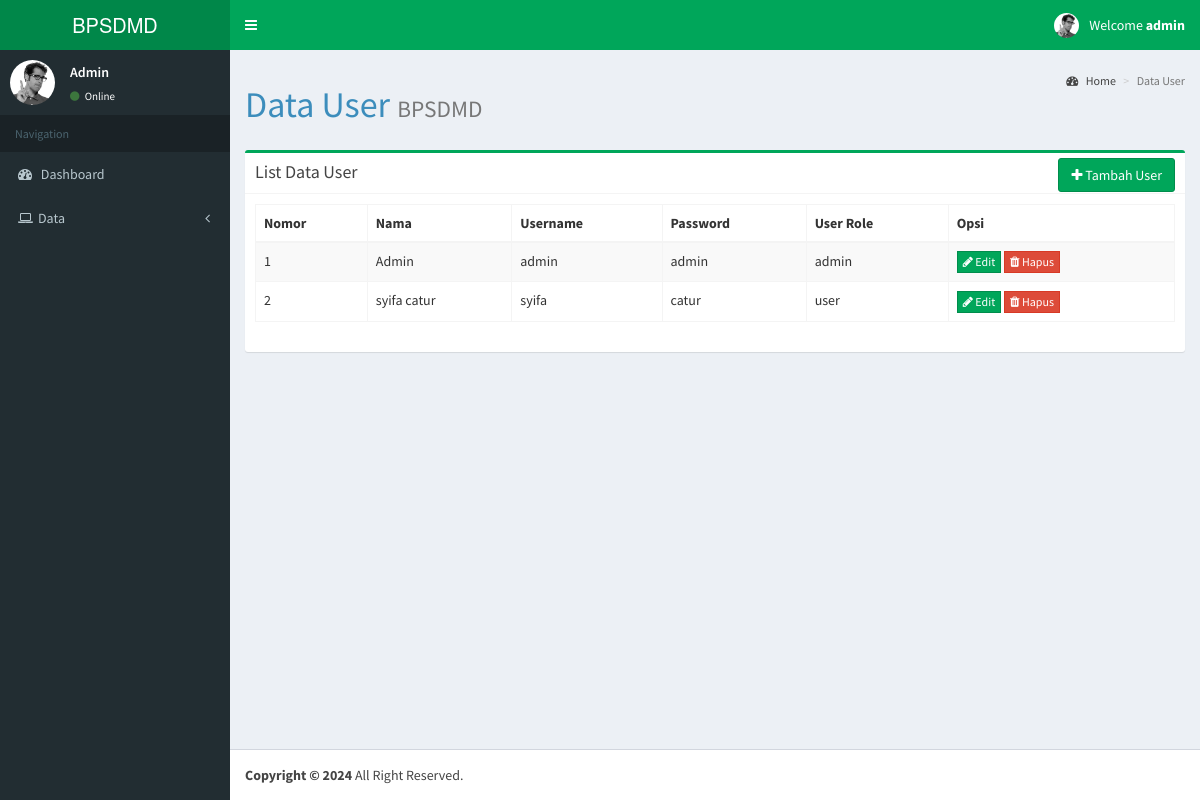
Screenshot of /data_user.php (signed in) with the database file from the repository.
### tables this page shows
CREATE TABLE `tb_user` (
  `id_user` tinyint(2) NOT NULL,
  `username` varchar(25) DEFAULT NULL,
  `password` varchar(25) DEFAULT NULL,
  `nama` varchar(50) NOT NULL,
  `user_role` varchar(20) DEFAULT NULL
);

### data_user.php (the view, shortened to what this page needs)
<?php
include 'template/header_admin.php';
include 'koneksidb.php';
?>
<div class="content-wrapper">
<section class="content-header">
  <h1>Data User
    <small>BPSDMD</small>
  </h1>
  <ol class="breadcrumb">
  <li><a href="index.php"><i class="fa fa-dashboard"></i> Home</a></li>
  <li class="active">Data User</li>
  </ol>
</section>
<section class="content">
  <div class="row">
    <div class="col-sm-12">
      <div class="box box-success">
        <div class="box-header with-border">
          <h3 class="box-title">List Data User</h3>
          <div class="box-tools pull-left">
            <a href="#" class="btn btn-success" data-toggle="modal" data-target="#tambahuser"><i class="fa fa-plus"></i> Tambah User</a>
          </div>
        </div>
        <div class="box-body">
          <div class="table-responsive22">
            <table id="datatable" class="table table-bordered table-striped">
              <thead>
                <tr>
                  <th>Nomor</th>
                  <th>Nama</th>
                  <th>Username</th>
                  <th>Password</th>
                  <th>User Role</th>
                  <th>Opsi</th>
                </tr>
              </thead>
              <tbody>
                  <?php
                  $no = 1;
                    $queryview = mysqli_query($koneksi, "SELECT * FROM tb_user");
                    while ($row = mysqli_fetch_assoc($queryview)) {
                  ?>
                  <tr>
                    <td><?php echo $no++; ?></td>
                    <td><?php echo $row['nama'];?></td>
                    <td><?php echo $row['username'];?></td>
                    <td><?php echo $row['password'];?></td>
                    <td><?php echo $row['user_role']; ?></td>
                    <td>
                      <a href="#" class="btn btn-success btn-flat btn-xs" data-toggle="modal" data-target="#updateuser<?php echo $no; ?>"><i class="fa fa-pencil"></i> Edit</a>
                      <a href="#" class="btn btn-danger btn-flat btn-xs" data-toggle="modal" data-target="#deleteuser<?php echo $no; ?>"><i class="fa fa-trash"></i> Hapus</a>
                    </td>
                  </tr>
                  <?php
                    }
                  ?>
              </tbody>
            </table>
          </div>
        </div>
      </div>
    </div>
  </div>
</section>
</div>
<?php include 'template/footer.php'; ?>

### template/header_admin.php (shortened to what this page needs)
<?php
$sess = $_SESSION['user_role'];
?>
<!DOCTYPE html>
<html>
  <head>
    <link rel="stylesheet" href="aset/bootstrap/css/bootstrap.min.css">
    <link rel="stylesheet" href="https://maxcdn.bootstrapcdn.com/font-awesome/4.4.0/css/font-awesome.min.css">
    <link rel="stylesheet" href="https://code.ionicframework.com/ionicons/2.0.1/css/ionicons.min.css">
    <link rel="stylesheet" href="aset/plugins/jvectormap/jquery-jvectormap-1.2.2.css">
    <link rel="stylesheet" href="aset/dist/css/AdminLTE.min.css">
    <link rel="stylesheet" href="aset/dist/css/skins/_all-skins.min.css">
  </head>
  <body class="hold-transition skin-green sidebar-mini">
    <div class="wrapper">
      <header class="main-header">
        <a href="index.php" class="logo">
          <span class="logo-lg">BPSDMD</span>
        </a>
        <nav class="navbar navbar-static-top" role="navigation">
          <a href="#" class="sidebar-toggle" data-toggle="offcanvas" role="button">
          </a>
          <div class="navbar-custom-menu">
            <ul class="nav navbar-nav">
              <li class="dropdown user user-menu">
                <a href="#" class="dropdown-toggle" data-toggle="dropdown">
                  <img src="aset/img/cowok.jpg" class="user-image" alt="User Image">
                  <span class="hidden-xs">Welcome <b><?php echo $_SESSION['username']?></b></span>
                </a>
              </li>
            </ul>
          </div>
        </nav>
      </header>
      <aside class="main-sidebar">
        <section class="sidebar">
          <div class="user-panel">
            <div class="pull-left image">
              <img src="aset/img/cowok.jpg" class="img-circle" alt="User Image">
            </div>
            <div class="pull-left info">
              <p>
                <?php
                  echo $_SESSION['nama'];
                ?>
              </p>
              <a href="#"><i class="fa fa-circle text-success"></i> Online</a>
            </div>
          </div>
          <ul class="sidebar-menu">
            <li class="header">Navigation</li>
            <li><a href="index.php"><i class="fa fa-dashboard"></i> <span>Dashboard</span></a></li>
                <?php
                if($sess == "admin" || $sess == "user"){
                  echo "<li class='treeview'>";
                  echo "<a href='#'>";
                  echo "<i class='fa fa-laptop'></i><span>Data</span><i class='fa fa-angle-left pull-right'></i></a>";
                  echo "<li class='treeview'>";
                  echo "<a href='#'>";
                }
                ?>
            </li>
          </ul>
        </section>
      </aside>

### template/footer.php (shortened to what this page needs)
        <footer class="main-footer">
        <strong>Copyright &copy; 2024</strong> All Right Reserved.
      </footer>
    </div>
  </body>
</html>

### rows the page displays
tb_user: nama "Admin", username "admin", password "admin", user_role "admin"
tb_user: nama "syifa catur", username "syifa", password "catur", user_role "user"

### other values shown
$_SESSION['username'] "admin"
$_SESSION['nama'] "Admin"
